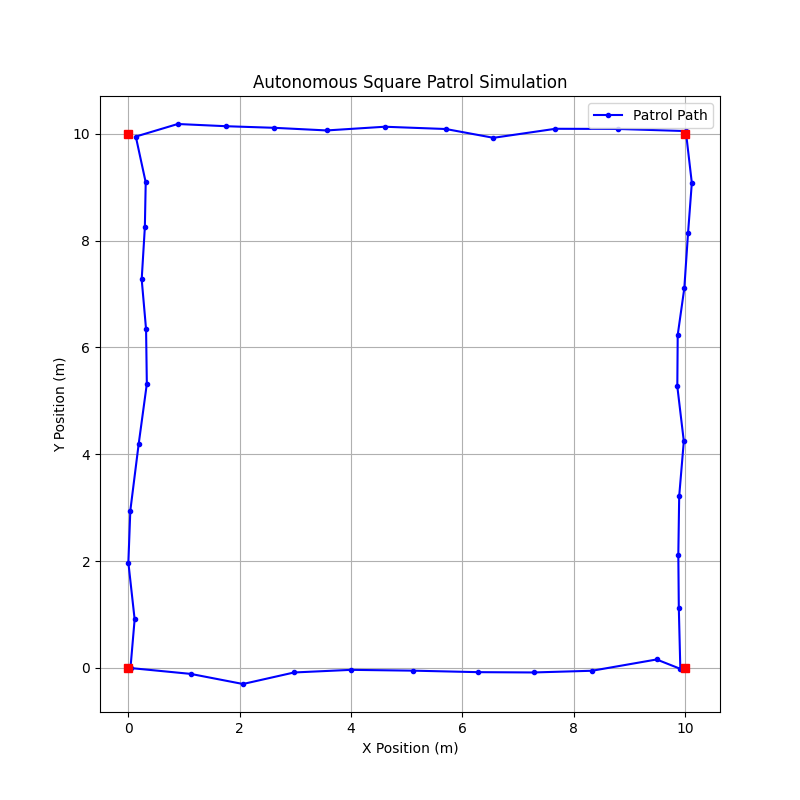

Reproduce this figure in Python.
import numpy as np
import matplotlib.pyplot as plt

class PatrolBot:
    def __init__(self, start_pos):
        self.pos = np.array(start_pos, dtype=float)
        self.history = [self.pos.copy()]
        
    def move_to_waypoint(self, target):
        target = np.array(target, dtype=float)
        while np.linalg.norm(target - self.pos) > 0.3:
            dist = np.linalg.norm(target - self.pos)
            step_size = min(1.0, dist)
            direction = (target - self.pos) / dist
            
            # Add a small amount of realism (noise)
            noise = np.random.normal(0, 0.1, size=2)
            
            self.pos += (direction * step_size) + noise
            self.history.append(self.pos.copy())

# 1. Define the Square Waypoints
# (0,0) -> (10,0) -> (10,10) -> (0,10) -> (0,0)
waypoints = [
    [10, 0],   # Corner 1
    [10, 10],  # Corner 2
    [0, 10],   # Corner 3
    [0, 0]     # Back Home
]

bot = PatrolBot([0, 0])

# 2. Execute the Patrol
print("Starting Square Patrol...")
for point in waypoints:
    print(f"Navigating to Waypoint: {point}")
    bot.move_to_waypoint(point)

# 3. Plot the Result
path = np.array(bot.history)
plt.figure(figsize=(8, 8))
plt.plot(path[:, 0], path[:, 1], 'b-o', markersize=3, label='Patrol Path')

# Mark the waypoints for clarity
for point in waypoints:
    plt.plot(point[0], point[1], 'rs') # Red squares at corners

plt.title("Autonomous Square Patrol Simulation")
plt.xlabel("X Position (m)")
plt.ylabel("Y Position (m)")
plt.grid(True)
plt.legend()

plt.savefig("square_patrol.png")
print("\nPatrol Complete. Open 'square_patrol.png' to see the track.")
